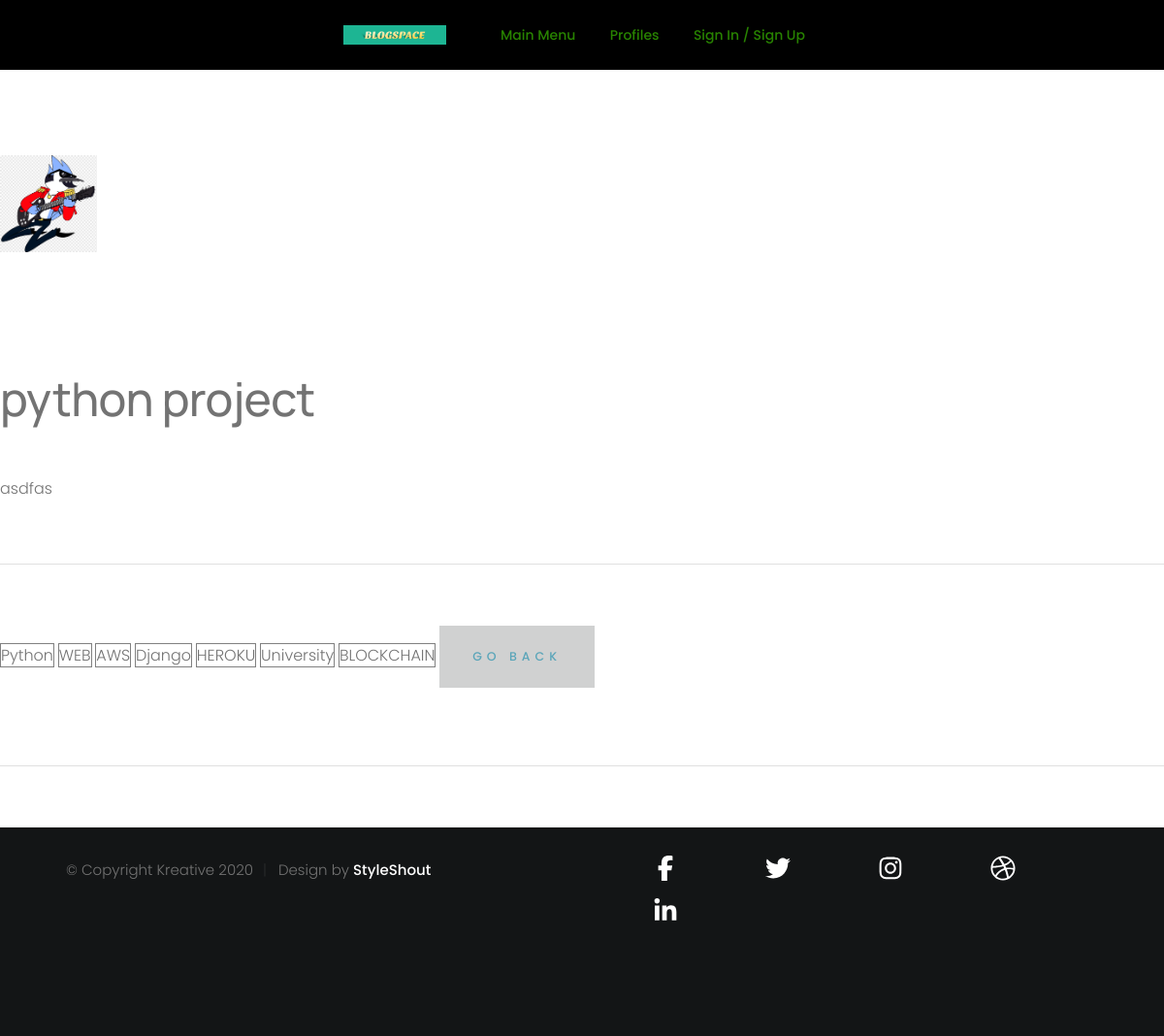
The page /project/b2a01df6-e50a-4d5f-b2e9-02465991a69f/ on the database its author committed.
### projects/models.py (models this page shows, shortened)
class Project(models.Model):
    owner = models.ForeignKey(
        Profile, null=True, blank=True, on_delete=models.CASCADE)
    title = models.CharField(max_length=200)
    models.CharField(max_length=150, blank=True, null=True)
    description = models.TextField(null=True, blank = True)
    featured_image = models.ImageField(null=True, blank = True, default='morde.png')
    tags = models.ManyToManyField('Tag', blank=True)
    vote_total = models.IntegerField(default=0, blank=True, null=True)
    vote_ratio = models.IntegerField(default=0, blank=True, null=True)
    demo_link = models.CharField(max_length=2000,null=True, blank = True)
    source_link = models.CharField(max_length=2000,null=True, blank = True)
    created = models.DateTimeField(auto_now_add=True)
    id = models.UUIDField(default=uuid.uuid4, unique=True, primary_key=True, editable=False)

class Tag(models.Model):
    name = models.CharField(max_length=200, )
    created = models.DateTimeField(auto_now_add=True)
    id = models.UUIDField(default=uuid.uuid4, unique=True, primary_key=True, editable=False)
    def __str__(self):
        return self.name

### projects/views.py (the view)
# urls.py: path('project/<str:pk>/', project, name="project"),
def project(request,pk):
    projectObj = Project.objects.get(id=pk)
    tags = projectObj.tags.all()
    return render(request, 'projects/single-project.html', {'project':projectObj, 'tags':tags,})

### projects/templates/projects/single-project.html
{% extends 'main.html'%}
{%load static%}
{%block content%}
<img src="{{project.featured_image.url}}">
<h1>
    {{project.title}}
</h1>
    <br>
    <p>{{project.description}}</p>
    <hr>
        {%for tag in tags%}
        <span style="border: 1px solid grey;"> {{tag}}</span>
        {%endfor%}
        <button><a href="{% url 'projects' %}">Go Back</a></button>
    <hr>
{%endblock%}

### static/uikit/styles/modules/_variables.css (style rules this page uses)
:root { --color-main: #5aa5b9; --color-main-light: #e6faff; --color-sub: #3f4156; --color-sub-light: #51546e; --color-sub-lighter: #ededfd; --color-text: #737373; --color-gray: #8b8b8b; --color-light: #e5e7eb; --color-light-gray: #767676; --color-bg: #f8fafd; --color-white: #fffefd; --color-white-light: #f3f3f3; --color-success: #359e64; --color-success-bg: #def8e8; --color-error: #fc4b0b; --color-error-bg: #fff2ee; --font-base: 'Poppins', arial, helvetica, 'Segoe UI', roboto, ubuntu, sans-serif; --font-monospace: 'Fira Code', 'Courier New', courier, monospace; --font-regular: 300; --font-medium: 500; --font-bold: 700; --generic-shadow: 1px 1px 5px #00000010; --generic-transition: all 0.3s ease-in-out; }

### static/uikit/styles/modules/_base.css (style rules this page uses)
* { margin: 0; padding: 0; box-sizing: border-box; text-rendering: optimizeLegibility; color: inherit; font-size: inherit; }
html { font-size: 50%; }
@media only screen and (min-width: 480px) { html { font-size: 56.25%; } }
@media only screen and (min-width: 1200px) { html { font-size: 62.5%; } }
body { line-height: 1.6; font-weight: 400; font-size: 1.5rem; color: var(--color-text); background-color: var(--color-bg); min-height: 100vh; }

### static/uikit/styles/modules/_typography.css (style rules this page uses)
* { font-family: var(--font-base); }
h1 { font-size: 4.8rem; font-weight: var(--font-medium); }
p, span, strong { font-size: 1.6rem; color: var(--color-text); font-weight: var(--font-regular); }
a { padding-bottom: 2px; text-decoration: none; display: inline-block; color: var(--color-main); font-weight: var(--font-medium); }

### rows shown on the page
Project: featured_image (picture), title "python project", description "asdfas"
Tag: name "Python"
Tag: name "WEB"
Tag: name "AWS"
Tag: name "Django"
Tag: name "HEROKU"
Tag: name "University"
Tag: name "BLOCKCHAIN"
